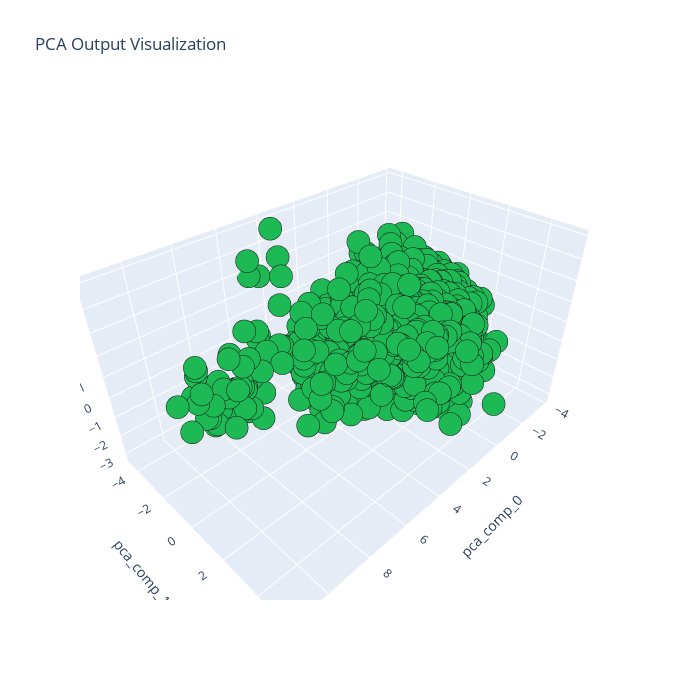

Write notebook code for a chart like this one.
### Markdown cell above
### Visualize reduced dimension Data

### Code cell
# Visualize reduced dimension data in a 3d way
fig = px.scatter_3d(df_pca, x='pca_comp_0', y='pca_comp_1', z='pca_comp_2',size_max=20 ,color_discrete_sequence=['#1db954'],
title="PCA Output Visualization")
fig.update_traces(marker=dict(size=8,line=dict(width=2,color='#121212')),selector=dict(mode='markers'))
fig.update_layout(autosize=False,
    width=700,
    height=680,)
fig.show()

### Figure 1 — Plotly figure (JSON) as saved in the notebook; plotly's stock layout.template omitted (floating-point values rounded to 4 significant figures; data arrays with more than 128 entries replaced by an {"elided": "..."} marker saying what was removed)
{"data": [{"hovertemplate": "pca_comp_0=%{x}<br>pca_comp_1=%{y}<br>pca_comp_2=%{z}<extra></extra>", "legendgroup": "", "marker": {"color": "#1db954", "line": {"color": "#121212", "width": 2}, "size": 8, "symbol": "circle"}, "mode": "markers", "name": "", "scene": "scene", "showlegend": false, "type": "scatter3d", "x": {"elided": "5595 float values"}, "y": {"elided": "5595 float values"}, "z": {"elided": "5595 float values"}}], "layout": {"autosize": false, "height": 680, "legend": {"tracegroupgap": 0}, "scene": {"domain": {"x": [0, 1], "y": [0, 1]}, "xaxis": {"title": {"text": "pca_comp_0"}}, "yaxis": {"title": {"text": "pca_comp_1"}}, "zaxis": {"title": {"text": "pca_comp_2"}}}, "title": {"text": "PCA Output Visualization"}, "width": 700}}
